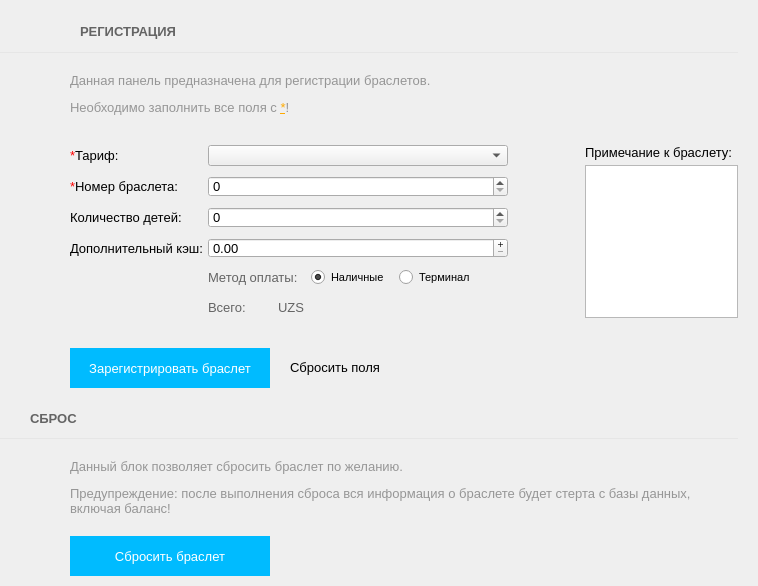
<?xml version="1.0" encoding="UTF-8"?>
<ui version="4.0">
 <class>RegisterForm</class>
 <widget class="QWidget" name="RegisterForm">
  <property name="geometry">
   <rect>
    <x>0</x>
    <y>0</y>
    <width>758</width>
    <height>586</height>
   </rect>
  </property>
  <property name="windowTitle">
   <string>Form</string>
  </property>
  <layout class="QVBoxLayout" name="verticalLayout_3">
   <property name="spacing">
    <number>10</number>
   </property>
   <property name="leftMargin">
    <number>0</number>
   </property>
   <property name="topMargin">
    <number>20</number>
   </property>
   <property name="rightMargin">
    <number>20</number>
   </property>
   <property name="bottomMargin">
    <number>10</number>
   </property>
   <item>
    <layout class="QHBoxLayout" name="horizontalLayout">
     <property name="leftMargin">
      <number>30</number>
     </property>
     <item>
      <widget class="QPushButton" name="back_pushButton">
       <property name="cursor">
        <cursorShape>PointingHandCursor</cursorShape>
       </property>
       <property name="text">
        <string/>
       </property>
       <property name="icon">
        <iconset resource="../clientresources.qrc">
         <normaloff>:/resources/glyphs/15.png</normaloff>:/resources/glyphs/15.png</iconset>
       </property>
       <property name="flat">
        <bool>true</bool>
       </property>
      </widget>
     </item>
     <item>
      <widget class="QLabel" name="label_4">
       <property name="font">
        <font>
         <pointsize>10</pointsize>
         <weight>75</weight>
         <bold>true</bold>
        </font>
       </property>
       <property name="styleSheet">
        <string notr="true">color: rgb(100, 100, 100);</string>
       </property>
       <property name="text">
        <string>РЕГИСТРАЦИЯ</string>
       </property>
       <property name="buddy">
        <cstring>register_bracer_but</cstring>
       </property>
      </widget>
     </item>
     <item>
      <spacer name="horizontalSpacer_2">
       <property name="orientation">
        <enum>Qt::Horizontal</enum>
       </property>
       <property name="sizeHint" stdset="0">
        <size>
         <width>40</width>
         <height>20</height>
        </size>
       </property>
      </spacer>
     </item>
    </layout>
   </item>
   <item>
    <widget class="Line" name="line">
     <property name="minimumSize">
      <size>
       <width>0</width>
       <height>1</height>
      </size>
     </property>
     <property name="maximumSize">
      <size>
       <width>16777215</width>
       <height>1</height>
      </size>
     </property>
     <property name="styleSheet">
      <string notr="true">background-color:rgba(230, 230, 230, 255);
</string>
     </property>
     <property name="lineWidth">
      <number>0</number>
     </property>
     <property name="orientation">
      <enum>Qt::Horizontal</enum>
     </property>
    </widget>
   </item>
   <item>
    <layout class="QHBoxLayout" name="horizontalLayout_9">
     <property name="spacing">
      <number>20</number>
     </property>
     <property name="leftMargin">
      <number>30</number>
     </property>
     <property name="topMargin">
      <number>10</number>
     </property>
     <item>
      <layout class="QVBoxLayout" name="verticalLayout_2">
       <property name="spacing">
        <number>5</number>
       </property>
       <property name="topMargin">
        <number>0</number>
       </property>
       <property name="rightMargin">
        <number>0</number>
       </property>
       <item>
        <widget class="QLabel" name="label_3">
         <property name="pixmap">
          <pixmap resource="../clientresources.qrc">:/resources/glyphs/13.png</pixmap>
         </property>
        </widget>
       </item>
       <item>
        <spacer name="verticalSpacer">
         <property name="orientation">
          <enum>Qt::Vertical</enum>
         </property>
         <property name="sizeHint" stdset="0">
          <size>
           <width>20</width>
           <height>40</height>
          </size>
         </property>
        </spacer>
       </item>
      </layout>
     </item>
     <item>
      <layout class="QVBoxLayout" name="verticalLayout">
       <item>
        <widget class="QLabel" name="label_5">
         <property name="font">
          <font>
           <pointsize>10</pointsize>
          </font>
         </property>
         <property name="text">
          <string>&lt;html&gt;&lt;head/&gt;&lt;body&gt;&lt;p&gt;&lt;span style=&quot; color:#969696;&quot;&gt;Данная панель предназначена для регистрации браслетов. &lt;/span&gt;&lt;/p&gt;&lt;p&gt;&lt;span style=&quot; color:#969696;&quot;&gt;Необходимо заполнить все поля с &lt;/span&gt;&lt;span style=&quot; text-decoration: underline; color:#ffaa00;&quot;&gt;*&lt;/span&gt;&lt;span style=&quot; color:#969696;&quot;&gt;!&lt;/span&gt;&lt;/p&gt;&lt;/body&gt;&lt;/html&gt;</string>
         </property>
         <property name="wordWrap">
          <bool>false</bool>
         </property>
         <property name="buddy">
          <cstring>register_bracer_but</cstring>
         </property>
        </widget>
       </item>
       <item>
        <layout class="QHBoxLayout" name="horizontalLayout_2" stretch="0,1">
         <property name="spacing">
          <number>10</number>
         </property>
         <item>
          <widget class="QFrame" name="frame">
           <property name="minimumSize">
            <size>
             <width>505</width>
             <height>0</height>
            </size>
           </property>
           <property name="frameShape">
            <enum>QFrame::NoFrame</enum>
           </property>
           <property name="frameShadow">
            <enum>QFrame::Plain</enum>
           </property>
           <layout class="QFormLayout" name="formLayout">
            <property name="horizontalSpacing">
             <number>5</number>
            </property>
            <property name="verticalSpacing">
             <number>10</number>
            </property>
            <property name="leftMargin">
             <number>0</number>
            </property>
            <property name="topMargin">
             <number>10</number>
            </property>
            <property name="rightMargin">
             <number>10</number>
            </property>
            <property name="bottomMargin">
             <number>10</number>
            </property>
            <item row="0" column="0">
             <widget class="QLabel" name="label_2">
              <property name="font">
               <font>
                <pointsize>10</pointsize>
               </font>
              </property>
              <property name="text">
               <string>&lt;html&gt;&lt;head/&gt;&lt;body&gt;&lt;p&gt;&lt;span style=&quot; color:#ff0000;&quot;&gt;*&lt;/span&gt;Тариф: &lt;/p&gt;&lt;/body&gt;&lt;/html&gt;</string>
              </property>
              <property name="buddy">
               <cstring>bracer_number_spinBox</cstring>
              </property>
             </widget>
            </item>
            <item row="0" column="1">
             <widget class="QComboBox" name="tariff_comboBox">
              <property name="maximumSize">
               <size>
                <width>300</width>
                <height>16777215</height>
               </size>
              </property>
             </widget>
            </item>
            <item row="1" column="0">
             <widget class="QLabel" name="label">
              <property name="font">
               <font>
                <pointsize>10</pointsize>
               </font>
              </property>
              <property name="text">
               <string>&lt;html&gt;&lt;head/&gt;&lt;body&gt;&lt;p&gt;&lt;span style=&quot; color:#ff0000;&quot;&gt;*&lt;/span&gt;Номер браслета: &lt;/p&gt;&lt;/body&gt;&lt;/html&gt;</string>
              </property>
              <property name="buddy">
               <cstring>bracer_number_spinBox</cstring>
              </property>
             </widget>
            </item>
            <item row="1" column="1">
             <widget class="QSpinBox" name="bracer_number_spinBox">
              <property name="sizePolicy">
               <sizepolicy hsizetype="Minimum" vsizetype="Fixed">
                <horstretch>0</horstretch>
                <verstretch>0</verstretch>
               </sizepolicy>
              </property>
              <property name="maximumSize">
               <size>
                <width>300</width>
                <height>16777215</height>
               </size>
              </property>
              <property name="font">
               <font>
                <pointsize>10</pointsize>
               </font>
              </property>
              <property name="maximum">
               <number>999</number>
              </property>
              <property name="value">
               <number>0</number>
              </property>
             </widget>
            </item>
            <item row="2" column="0">
             <widget class="QLabel" name="label_9">
              <property name="font">
               <font>
                <pointsize>10</pointsize>
               </font>
              </property>
              <property name="text">
               <string>&lt;html&gt;&lt;head/&gt;&lt;body&gt;&lt;p&gt;Количество детей: &lt;/p&gt;&lt;/body&gt;&lt;/html&gt;</string>
              </property>
              <property name="buddy">
               <cstring>childs_spinBox</cstring>
              </property>
             </widget>
            </item>
            <item row="2" column="1">
             <widget class="QSpinBox" name="childs_spinBox">
              <property name="sizePolicy">
               <sizepolicy hsizetype="Minimum" vsizetype="Fixed">
                <horstretch>0</horstretch>
                <verstretch>0</verstretch>
               </sizepolicy>
              </property>
              <property name="maximumSize">
               <size>
                <width>300</width>
                <height>16777215</height>
               </size>
              </property>
              <property name="font">
               <font>
                <pointsize>10</pointsize>
               </font>
              </property>
              <property name="maximum">
               <number>999</number>
              </property>
             </widget>
            </item>
            <item row="3" column="0">
             <widget class="QLabel" name="label_28">
              <property name="font">
               <font>
                <pointsize>10</pointsize>
               </font>
              </property>
              <property name="text">
               <string>Дополнительный кэш:</string>
              </property>
              <property name="buddy">
               <cstring>cash_doubleSpinBox</cstring>
              </property>
             </widget>
            </item>
            <item row="3" column="1">
             <widget class="QDoubleSpinBox" name="cash_doubleSpinBox">
              <property name="sizePolicy">
               <sizepolicy hsizetype="Minimum" vsizetype="Fixed">
                <horstretch>0</horstretch>
                <verstretch>0</verstretch>
               </sizepolicy>
              </property>
              <property name="maximumSize">
               <size>
                <width>300</width>
                <height>16777215</height>
               </size>
              </property>
              <property name="font">
               <font>
                <pointsize>10</pointsize>
               </font>
              </property>
              <property name="buttonSymbols">
               <enum>QAbstractSpinBox::PlusMinus</enum>
              </property>
              <property name="decimals">
               <number>2</number>
              </property>
              <property name="maximum">
               <double>10000000.000000000000000</double>
              </property>
              <property name="singleStep">
               <double>500.000000000000000</double>
              </property>
             </widget>
            </item>
            <item row="4" column="1">
             <layout class="QHBoxLayout" name="horizontalLayout_7" stretch="0,0,1">
              <property name="spacing">
               <number>10</number>
              </property>
              <item>
               <widget class="QLabel" name="price_label_4">
                <property name="sizePolicy">
                 <sizepolicy hsizetype="Fixed" vsizetype="Preferred">
                  <horstretch>0</horstretch>
                  <verstretch>0</verstretch>
                 </sizepolicy>
                </property>
                <property name="font">
                 <font>
                  <pointsize>10</pointsize>
                 </font>
                </property>
                <property name="styleSheet">
                 <string notr="true">color: rgb(100, 100, 100);</string>
                </property>
                <property name="text">
                 <string>Метод оплаты: </string>
                </property>
               </widget>
              </item>
              <item>
               <widget class="QRadioButton" name="real_radio">
                <property name="font">
                 <font>
                  <pointsize>8</pointsize>
                 </font>
                </property>
                <property name="text">
                 <string>Наличные</string>
                </property>
                <property name="icon">
                 <iconset resource="../clientresources.qrc">
                  <normaloff>:/resources/glyphs/coins.png</normaloff>:/resources/glyphs/coins.png</iconset>
                </property>
                <property name="checked">
                 <bool>true</bool>
                </property>
               </widget>
              </item>
              <item>
               <widget class="QRadioButton" name="terminal_radio">
                <property name="font">
                 <font>
                  <pointsize>8</pointsize>
                 </font>
                </property>
                <property name="text">
                 <string>Терминал</string>
                </property>
                <property name="icon">
                 <iconset resource="../clientresources.qrc">
                  <normaloff>:/resources/glyphs/65.png</normaloff>:/resources/glyphs/65.png</iconset>
                </property>
                <property name="checked">
                 <bool>false</bool>
                </property>
               </widget>
              </item>
             </layout>
            </item>
            <item row="5" column="1">
             <layout class="QHBoxLayout" name="horizontalLayout_8" stretch="0,0,1">
              <property name="spacing">
               <number>10</number>
              </property>
              <property name="bottomMargin">
               <number>0</number>
              </property>
              <item>
               <widget class="QLabel" name="price_label_3">
                <property name="font">
                 <font>
                  <pointsize>10</pointsize>
                 </font>
                </property>
                <property name="styleSheet">
                 <string notr="true">color: rgb(100, 100, 100);</string>
                </property>
                <property name="text">
                 <string>Всего:</string>
                </property>
               </widget>
              </item>
              <item>
               <widget class="QLabel" name="price_label">
                <property name="font">
                 <font>
                  <pointsize>16</pointsize>
                 </font>
                </property>
                <property name="styleSheet">
                 <string notr="true">color: rgb(255, 0, 0);</string>
                </property>
               </widget>
              </item>
              <item>
               <widget class="QLabel" name="price_label_2">
                <property name="font">
                 <font>
                  <pointsize>10</pointsize>
                 </font>
                </property>
                <property name="styleSheet">
                 <string notr="true">color: rgb(100, 100, 100);</string>
                </property>
                <property name="text">
                 <string>UZS</string>
                </property>
               </widget>
              </item>
             </layout>
            </item>
           </layout>
          </widget>
         </item>
         <item>
          <layout class="QVBoxLayout" name="verticalLayout_6">
           <property name="spacing">
            <number>5</number>
           </property>
           <property name="topMargin">
            <number>10</number>
           </property>
           <property name="rightMargin">
            <number>0</number>
           </property>
           <property name="bottomMargin">
            <number>10</number>
           </property>
           <item>
            <widget class="QLabel" name="label_29">
             <property name="font">
              <font>
               <pointsize>10</pointsize>
              </font>
             </property>
             <property name="text">
              <string>Примечание к браслету:</string>
             </property>
             <property name="buddy">
              <cstring>comment_textEdit</cstring>
             </property>
            </widget>
           </item>
           <item>
            <widget class="QTextEdit" name="comment_textEdit">
             <property name="sizePolicy">
              <sizepolicy hsizetype="Expanding" vsizetype="Expanding">
               <horstretch>0</horstretch>
               <verstretch>0</verstretch>
              </sizepolicy>
             </property>
            </widget>
           </item>
          </layout>
         </item>
        </layout>
       </item>
       <item>
        <layout class="QHBoxLayout" name="horizontalLayout_5">
         <item>
          <widget class="QPushButton" name="register_bracer_but">
           <property name="minimumSize">
            <size>
             <width>200</width>
             <height>40</height>
            </size>
           </property>
           <property name="font">
            <font>
             <pointsize>10</pointsize>
            </font>
           </property>
           <property name="styleSheet">
            <string notr="true">QAbstractButton{
color: rgb(255, 255, 255);
border:none;
background-color: rgb(100, 100, 100);
}
QAbstractButton:enabled:hover{

	background-color: rgb(0, 187, 255,50%);

}
QAbstractButton:enabled{
	background-color: rgb(0, 187, 255);
}</string>
           </property>
           <property name="text">
            <string>Зарегистрировать браслет</string>
           </property>
           <property name="default">
            <bool>true</bool>
           </property>
          </widget>
         </item>
         <item>
          <widget class="QPushButton" name="resetFields_but">
           <property name="font">
            <font>
             <pointsize>10</pointsize>
            </font>
           </property>
           <property name="cursor">
            <cursorShape>PointingHandCursor</cursorShape>
           </property>
           <property name="styleSheet">
            <string notr="true">QPushButton{
    border: none; /* no border for a flat push button */
}

QPushButton:hover{
	text-decoration: underline;
}</string>
           </property>
           <property name="text">
            <string>Сбросить поля</string>
           </property>
           <property name="icon">
            <iconset resource="../clientresources.qrc">
             <normaloff>:/resources/glyphs/51.png</normaloff>:/resources/glyphs/51.png</iconset>
           </property>
          </widget>
         </item>
         <item>
          <spacer name="horizontalSpacer">
           <property name="orientation">
            <enum>Qt::Horizontal</enum>
           </property>
           <property name="sizeHint" stdset="0">
            <size>
             <width>40</width>
             <height>20</height>
            </size>
           </property>
          </spacer>
         </item>
        </layout>
       </item>
      </layout>
     </item>
    </layout>
   </item>
   <item>
    <layout class="QHBoxLayout" name="horizontalLayout_3">
     <property name="leftMargin">
      <number>30</number>
     </property>
     <property name="topMargin">
      <number>10</number>
     </property>
     <item>
      <widget class="QLabel" name="label_6">
       <property name="font">
        <font>
         <pointsize>10</pointsize>
         <weight>75</weight>
         <bold>true</bold>
        </font>
       </property>
       <property name="styleSheet">
        <string notr="true">color: rgb(100, 100, 100);</string>
       </property>
       <property name="text">
        <string>СБРОС</string>
       </property>
       <property name="buddy">
        <cstring>drop_bracer_but</cstring>
       </property>
      </widget>
     </item>
     <item>
      <spacer name="horizontalSpacer_3">
       <property name="orientation">
        <enum>Qt::Horizontal</enum>
       </property>
       <property name="sizeHint" stdset="0">
        <size>
         <width>40</width>
         <height>20</height>
        </size>
       </property>
      </spacer>
     </item>
    </layout>
   </item>
   <item>
    <widget class="Line" name="line_2">
     <property name="minimumSize">
      <size>
       <width>0</width>
       <height>1</height>
      </size>
     </property>
     <property name="maximumSize">
      <size>
       <width>16777215</width>
       <height>1</height>
      </size>
     </property>
     <property name="styleSheet">
      <string notr="true">background-color:rgba(230, 230, 230, 255);
</string>
     </property>
     <property name="lineWidth">
      <number>0</number>
     </property>
     <property name="orientation">
      <enum>Qt::Horizontal</enum>
     </property>
    </widget>
   </item>
   <item>
    <layout class="QHBoxLayout" name="horizontalLayout_4">
     <property name="spacing">
      <number>20</number>
     </property>
     <property name="leftMargin">
      <number>30</number>
     </property>
     <property name="topMargin">
      <number>10</number>
     </property>
     <item>
      <layout class="QVBoxLayout" name="verticalLayout_4">
       <property name="spacing">
        <number>5</number>
       </property>
       <property name="topMargin">
        <number>0</number>
       </property>
       <property name="rightMargin">
        <number>0</number>
       </property>
       <item>
        <widget class="QLabel" name="label_7">
         <property name="pixmap">
          <pixmap resource="../clientresources.qrc">:/resources/glyphs/51.png</pixmap>
         </property>
         <property name="scaledContents">
          <bool>false</bool>
         </property>
        </widget>
       </item>
       <item>
        <spacer name="verticalSpacer_2">
         <property name="orientation">
          <enum>Qt::Vertical</enum>
         </property>
         <property name="sizeHint" stdset="0">
          <size>
           <width>20</width>
           <height>40</height>
          </size>
         </property>
        </spacer>
       </item>
      </layout>
     </item>
     <item>
      <layout class="QVBoxLayout" name="verticalLayout_5">
       <property name="spacing">
        <number>20</number>
       </property>
       <item>
        <widget class="QLabel" name="label_8">
         <property name="font">
          <font>
           <pointsize>10</pointsize>
          </font>
         </property>
         <property name="text">
          <string>&lt;html&gt;&lt;head/&gt;&lt;body&gt;&lt;p&gt;&lt;span style=&quot; color:#969696;&quot;&gt;Данный блок позволяет сбросить браслет по желанию. &lt;/span&gt;&lt;/p&gt;&lt;p&gt;&lt;span style=&quot; color:#969696;&quot;&gt;Предупреждение: после выполнения сброса вся информация о браслете будет стерта с базы данных, включая баланс!&lt;/span&gt;&lt;/p&gt;&lt;/body&gt;&lt;/html&gt;</string>
         </property>
         <property name="wordWrap">
          <bool>true</bool>
         </property>
         <property name="buddy">
          <cstring>drop_bracer_but</cstring>
         </property>
        </widget>
       </item>
       <item>
        <layout class="QHBoxLayout" name="horizontalLayout_6">
         <item>
          <widget class="QPushButton" name="drop_bracer_but">
           <property name="minimumSize">
            <size>
             <width>200</width>
             <height>40</height>
            </size>
           </property>
           <property name="font">
            <font>
             <pointsize>10</pointsize>
            </font>
           </property>
           <property name="styleSheet">
            <string notr="true">QAbstractButton{
color: rgb(255, 255, 255);
border:none;
background-color: rgb(100, 100, 100);
}
QAbstractButton:enabled:hover{

	background-color: rgb(0, 187, 255,50%);

}
QAbstractButton:enabled{
	background-color: rgb(0, 187, 255);
}</string>
           </property>
           <property name="text">
            <string>Сбросить браслет</string>
           </property>
          </widget>
         </item>
         <item>
          <spacer name="horizontalSpacer_4">
           <property name="orientation">
            <enum>Qt::Horizontal</enum>
           </property>
           <property name="sizeHint" stdset="0">
            <size>
             <width>40</width>
             <height>20</height>
            </size>
           </property>
          </spacer>
         </item>
        </layout>
       </item>
      </layout>
     </item>
    </layout>
   </item>
   <item>
    <spacer name="verticalSpacer_5">
     <property name="orientation">
      <enum>Qt::Vertical</enum>
     </property>
     <property name="sizeHint" stdset="0">
      <size>
       <width>20</width>
       <height>40</height>
      </size>
     </property>
    </spacer>
   </item>
  </layout>
 </widget>
 <tabstops>
  <tabstop>back_pushButton</tabstop>
  <tabstop>tariff_comboBox</tabstop>
  <tabstop>bracer_number_spinBox</tabstop>
  <tabstop>childs_spinBox</tabstop>
  <tabstop>cash_doubleSpinBox</tabstop>
  <tabstop>real_radio</tabstop>
  <tabstop>terminal_radio</tabstop>
  <tabstop>comment_textEdit</tabstop>
  <tabstop>register_bracer_but</tabstop>
  <tabstop>resetFields_but</tabstop>
  <tabstop>drop_bracer_but</tabstop>
 </tabstops>
 <resources>
  <include location="../clientresources.qrc"/>
 </resources>
 <connections/>
</ui>
